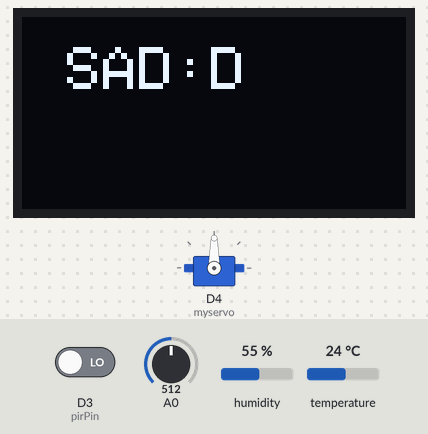
Simulated run of this sketch. Board: ESP8266 (NodeMCU). On the bench: 128×64 one-colour display, servo. Inputs (shaded band) come from the test bench; at power-on: D3 (pirPin) LOW, A0 = 512, temperature 24 °C, humidity 55 %. WiFi joins after 1.5 s; servers stay silent unless stated; the display library's start-up logo is not drawn; uploads are accepted with an empty reply; what the sketch prints to the serial monitor is not drawn.

Above: at 4.2 s.
4.3 s: D3 (pirPin) driven HIGH
At 11.25 s:
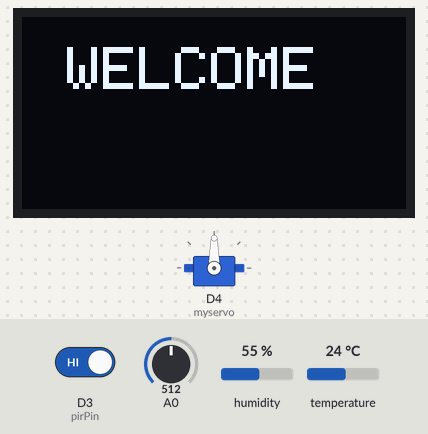
12.7 s: A0 set to 482
At 20.0 s:
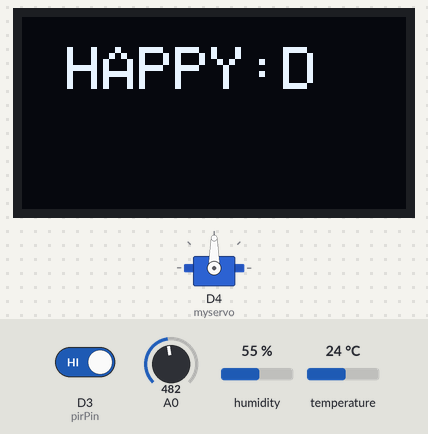
20.3 s: D3 (pirPin) driven LOW
At 25.48 s:
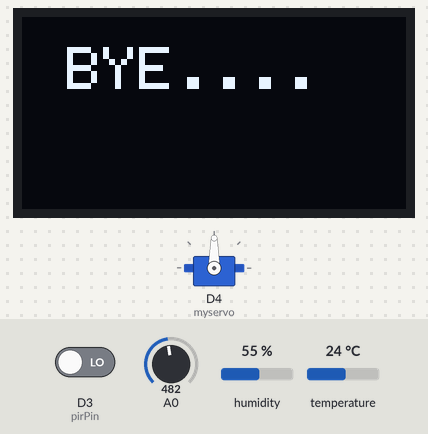
33.4 s: temperature set to 28 °C
40.8 s: temperature set to 31 °C
At 46.1 s:
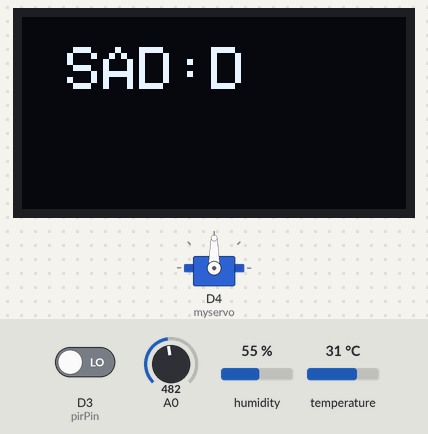
53.4 s: temperature set to 12 °C
At 59.7 s:
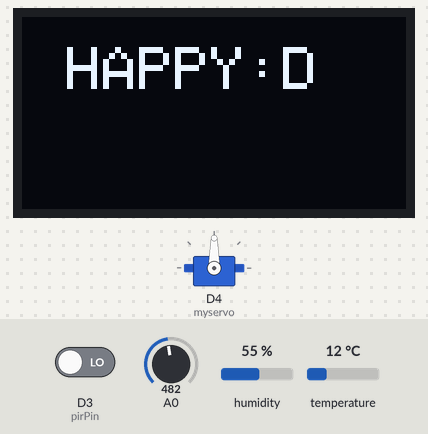
Timing chart, 0 to 61.2 s (numbered marks = the images above; inputs shaded):
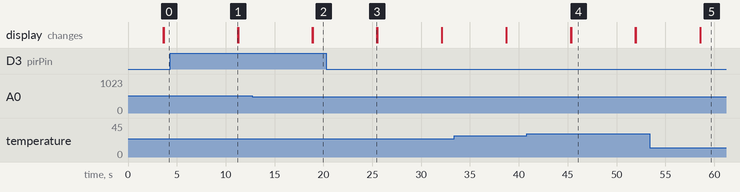

Measured:
- the behaviour switches between 500 and 499 on A0 (found by bisection; images 1 and 2)
- the behaviour switches between 29 and 30 °C on temperature (found by bisection; images 3 and 4)
- after the input at 4.3 s, the display: changes after 6.9 s (image 1)
- after the input at 12.7 s, the display: first differs from a run without the input after 6.2 s (image 2)
- after the input at 20.3 s, the display: changes after 5.2 s (image 3)
- after the input at 40.8 s, the display: first differs from a run without the input after 4.5 s (image 4)
- after the input at 53.4 s, the display: first differs from a run without the input after 5.2 s (image 5)

The sketch:

Talking_Plant_with_wifi.ino
```cpp
// LIBRARY DECLARATION
#include <ESP8266WiFi.h>
#include <DHT.h>
#include <Servo.h>
#include <Wire.h>
#include <SPI.h>
#include <Adafruit_GFX.h>
#include <Adafruit_SSD1306.h>


#define DHTPIN D0
#define DHTTYPE DHT11
DHT dht (DHTPIN, DHTTYPE);

int pirPin=D3; //the digital pin connected to the pirsensor's output

// OLED DECLAsRATION
#define OLED_SDA   D7  //MOSI - D1 pin OLED display
#define OLED_SCL   D5  //CLK  - D0 pin OLED display
#define OLED_DC    D2  //
#define OLED_CS    D8  // no need of connecting, just use some pin number
#define OLED_RESET D1  //RES

Adafruit_SSD1306 display(OLED_SDA,OLED_SCL, OLED_DC, OLED_RESET, OLED_CS);

Servo myservo;// NAMING THE SERVO
WiFiClient client;

const char* ssid     = "";
const char* password = "";

const char* host = "";
const char* writeAPIKey = "";

String talkBackCommand;
float t, h, moisture;


void setup()
{

    Serial.begin(115200);
    display.begin(SSD1306_SWITCHCAPVCC);
    display.display();// internally, this will display the splashscreen.
    delay(10);
    display.clearDisplay();// Clear the buffer.
    dht.begin();
   pinMode(pirPin,INPUT);

    myservo.attach(D4);
    delay(10);
    Serial.print("Connecting to ");
    Serial.println(ssid);

     WiFi.begin(ssid, password);

        while (WiFi.status() != WL_CONNECTED)
          {
            delay(500);
    Serial.print(".");
          }

    Serial.println("");
    Serial.println("WiFi connected");
    Serial.println("IP address: ");
    Serial.println(WiFi.localIP());

}

void loop()
{
  h = dht.readHumidity();
  t = dht.readTemperature();
  moisture = analogRead(A0);
  Serial.print("temperature value is :");
  Serial.println(t);
  Serial.print("humidity value is :");
  Serial.println(h);
  delay(1000);
  Serial.println("moisture is :");
  Serial.println(moisture);
  delay(1000);

  if(digitalRead(pirPin)==HIGH)
  {
  Serial.println("motion detected");
  delay(1000);
  Serial.println("displayed");
  display.setTextColor(WHITE);
  display.setTextSize(2);
  display.setCursor(15,10);
  display.print("WELCOME");

  display.display();
  display.clearDisplay();
  }
  else
  {
  Serial.println("motion end");
  Serial.println("displayed");
  display.setTextColor(WHITE);
  display.setTextSize(2);
  display.setCursor(15,10);
  display.print("BYE....");
  display.display();
  display.clearDisplay();
  }
  if(moisture < 500 && t < 30)
     {
        Serial.println("displayed");
        display.setTextColor(WHITE);
        display.setTextSize(2);
        display.setCursor(15,10);
        display.print("HAPPY:D" );
        display.display();
        display.clearDisplay();

     }

  else
     {
        Serial.println("displayed");
        display.setTextColor(WHITE);
        display.setTextSize(2);
        display.setCursor(15,10);
        display.print("SAD:D");
        display.display();
        display.clearDisplay();
     }

 getTalkBack();
delay(1000);
upload();
delay(1000);

}

void upload()
{
Serial.print("connecting to ");
  Serial.println(host);

  // Use WiFiClient class to create TCP connections
  WiFiClient client;
  const int httpPort = 80;
  if (!client.connect(host, httpPort)) {
    Serial.println("connection failed");
    return;
  }

  // We now create a URI for the request
  String url = "";
  url += "?api_key=";
  url += writeAPIKey;
  url += "&field1=";
  url += t;
  url += "&field2=";
  url += h;
  url += "&field3=";
  url += moisture;


  Serial.print("Requesting URL: ");
  Serial.println(url);

  // This will send the request to the server
  client.print(String("GET ") + url + " HTTP/1.1\r\n" +
               "Host: " + host + "\r\n" +
               "Connection: close\r\n\r\n");
  delay(10);

  // Read all the lines of the reply from server and print them to Serial
  while(client.available()){
    String line = client.readStringUntil('\r');
    Serial.print(line);
  }

  Serial.println();
  Serial.println("closing connection");
}


void getTalkBack()
{
  Serial.println("start talkback");
  String  tsData="/API/command";
  if (client.connect("smartenvironment.thesmartbridge.com", 80))
  {
    Serial.println("connected");
    client.print("GET "+tsData+" HTTP/1.1\n");
    client.print("Host: smartenvironment.thesmartbridge.com\n");
    client.print("Connection: close\n");
    client.print("Content-Type: application/x-www-form-urlencoded\n");
    client.print("Content-Length: ");
    client.print(tsData.length());
    client.print("\n\n");
    client.print(tsData);
   if(client.find("@@"))
    {
      String talkBackCommand = client.readStringUntil('\r');
      Serial.println(talkBackCommand);
      if(talkBackCommand == "MOTOR ON")
      {
        Serial.println("servo is on");
        myservo.write(180);

      }
      else if(talkBackCommand == "MOTOR OFF")
      {
        Serial.println("servo is off");
        myservo.write(0);
      }
      else
      {
        Serial.println("displayed");
        display.setTextColor(WHITE);
        display.setTextSize(2);
        display.setCursor(10,10);
        display.print(talkBackCommand);
        display.display();
        display.startscrollleft(0x00, 0x0F);
        delay(5000);
       // display.stopscroll();
        display.clearDisplay();
      }

  delay(100);
}
}
while(client.connected() ||client.available()>0 )
{
delay(5000);
String talkBackCommand = client.readString();

}

client.stop();
Serial.flush();
}
```
